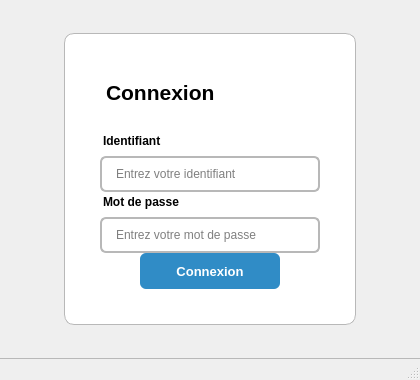
<?xml version="1.0" encoding="UTF-8"?>
<ui version="4.0">
 <class>MainWindow</class>
 <widget class="QMainWindow" name="MainWindow">
  <property name="geometry">
   <rect>
    <x>0</x>
    <y>0</y>
    <width>420</width>
    <height>380</height>
   </rect>
  </property>
  <property name="windowTitle">
   <string>Connexion</string>
  </property>
  <property name="styleSheet">
   <string notr="true">/* Utilisation des couleurs et thèmes par défaut de Qt avec améliorations subtiles */

QMainWindow {
    background-color: palette(window);
}

QWidget {
    font-family: "Segoe UI", "Roboto", sans-serif;
}

/* Titre de connexion */
QLabel#titleLabel {
    font-size: 16pt;
    font-weight: bold;
    color: palette(text);
    padding: 12px 0px;
    qproperty-alignment: AlignCenter;
}

/* Labels des champs */
QLabel {
    font-size: 9pt;
    color: palette(text);
    font-weight: 500;
    padding: 3px 0px;
}

/* Champs de saisie */
QLineEdit {
    border: 2px solid palette(mid);
    border-radius: 6px;
    padding: 8px 12px;
    font-size: 9pt;
    background-color: palette(base);
    color: palette(text);
    min-height: 16px;
}

QLineEdit:focus {
    border-color: palette(highlight);
    background-color: palette(base);
}

QLineEdit:hover {
    border-color: palette(dark);
}

/* Bouton de connexion */
QPushButton {
    background-color: palette(highlight);
    color: palette(highlighted-text);
    border: none;
    border-radius: 6px;
    padding: 10px 20px;
    font-size: 10pt;
    font-weight: 600;
    min-height: 16px;
    min-width: 100px;
}

QPushButton:hover {
    background-color: palette(dark);
}

QPushButton:pressed {
    background-color: palette(shadow);
}

QPushButton:disabled {
    background-color: palette(mid);
    color: palette(disabled-text);
}

/* Frame conteneur pour un meilleur style */
QFrame#loginFrame {
    background-color: palette(base);
    border: 1px solid palette(mid);
    border-radius: 10px;
    padding: 15px;
    max-width: 320px;
    max-height: 260px;
}

/* MenuBar */
QMenuBar {
    background-color: palette(window);
    color: palette(text);
    border-bottom: 1px solid palette(mid);
    spacing: 3px;
}

QMenuBar::item {
    padding: 6px 10px;
    background-color: transparent;
    border-radius: 4px;
}

QMenuBar::item:selected {
    background-color: palette(highlight);
    color: palette(highlighted-text);
}

QMenuBar::item:pressed {
    background-color: palette(dark);
}

/* StatusBar */
QStatusBar {
    background-color: palette(window);
    color: palette(text);
    border-top: 1px solid palette(mid);
}
</string>
  </property>
  <widget class="QWidget" name="centralwidget">
   <layout class="QVBoxLayout" name="mainLayout">
    <property name="spacing">
     <number>0</number>
    </property>
    <property name="leftMargin">
     <number>40</number>
    </property>
    <property name="topMargin">
     <number>30</number>
    </property>
    <property name="rightMargin">
     <number>40</number>
    </property>
    <property name="bottomMargin">
     <number>30</number>
    </property>
    <item>
     <spacer name="topSpacer">
      <property name="orientation">
       <enum>Qt::Vertical</enum>
      </property>
      <property name="sizeType">
       <enum>QSizePolicy::Expanding</enum>
      </property>
      <property name="sizeHint" stdset="0">
       <size>
        <width>20</width>
        <height>20</height>
       </size>
      </property>
     </spacer>
    </item>
    <item alignment="Qt::AlignCenter">
     <widget class="QFrame" name="loginFrame">
      <property name="frameShape">
       <enum>QFrame::StyledPanel</enum>
      </property>
      <property name="frameShadow">
       <enum>QFrame::Raised</enum>
      </property>
      <layout class="QVBoxLayout" name="formLayout">
       <property name="spacing">
        <number>15</number>
       </property>
       <property name="leftMargin">
        <number>20</number>
       </property>
       <property name="topMargin">
        <number>20</number>
       </property>
       <property name="rightMargin">
        <number>20</number>
       </property>
       <property name="bottomMargin">
        <number>20</number>
       </property>
       <item>
        <widget class="QLabel" name="titleLabel">
         <property name="text">
          <string>Connexion</string>
         </property>
        </widget>
       </item>
       <item>
        <layout class="QVBoxLayout" name="identifiantLayout">
         <property name="spacing">
          <number>5</number>
         </property>
         <item>
          <widget class="QLabel" name="label">
           <property name="text">
            <string>Identifiant</string>
           </property>
          </widget>
         </item>
         <item>
          <widget class="QLineEdit" name="lineEditIdentifiant">
           <property name="placeholderText">
            <string>Entrez votre identifiant</string>
           </property>
          </widget>
         </item>
        </layout>
       </item>
       <item>
        <layout class="QVBoxLayout" name="motDePasseLayout">
         <property name="spacing">
          <number>5</number>
         </property>
         <item>
          <widget class="QLabel" name="label_2">
           <property name="text">
            <string>Mot de passe</string>
           </property>
          </widget>
         </item>
         <item>
          <widget class="QLineEdit" name="lineEditMotDePasse">
           <property name="echoMode">
            <enum>QLineEdit::Password</enum>
           </property>
           <property name="placeholderText">
            <string>Entrez votre mot de passe</string>
           </property>
          </widget>
         </item>
        </layout>
       </item>
       <item>
        <spacer name="formSpacer">
         <property name="orientation">
          <enum>Qt::Vertical</enum>
         </property>
         <property name="sizeHint" stdset="0">
          <size>
           <width>20</width>
           <height>10</height>
          </size>
         </property>
        </spacer>
       </item>
       <item>
        <layout class="QHBoxLayout" name="horizontalLayout">
         <item>
          <spacer name="leftButtonSpacer">
           <property name="orientation">
            <enum>Qt::Horizontal</enum>
           </property>
           <property name="sizeHint" stdset="0">
            <size>
             <width>40</width>
             <height>20</height>
            </size>
           </property>
          </spacer>
         </item>
         <item>
          <widget class="QPushButton" name="pushButton">
           <property name="text">
            <string>Connexion</string>
           </property>
           <property name="default">
            <bool>true</bool>
           </property>
          </widget>
         </item>
         <item>
          <spacer name="rightButtonSpacer">
           <property name="orientation">
            <enum>Qt::Horizontal</enum>
           </property>
           <property name="sizeHint" stdset="0">
            <size>
             <width>40</width>
             <height>20</height>
            </size>
           </property>
          </spacer>
         </item>
        </layout>
       </item>
      </layout>
     </widget>
    </item>
    <item>
     <spacer name="bottomSpacer">
      <property name="orientation">
       <enum>Qt::Vertical</enum>
      </property>
      <property name="sizeType">
       <enum>QSizePolicy::Expanding</enum>
      </property>
      <property name="sizeHint" stdset="0">
       <size>
        <width>20</width>
        <height>20</height>
       </size>
      </property>
     </spacer>
    </item>
   </layout>
  </widget>
  <widget class="QMenuBar" name="menubar">
   <property name="geometry">
    <rect>
     <x>0</x>
     <y>0</y>
     <width>420</width>
     <height>22</height>
    </rect>
   </property>
  </widget>
  <widget class="QStatusBar" name="statusbar"/>
 </widget>
 <resources/>
 <connections/>
</ui>
